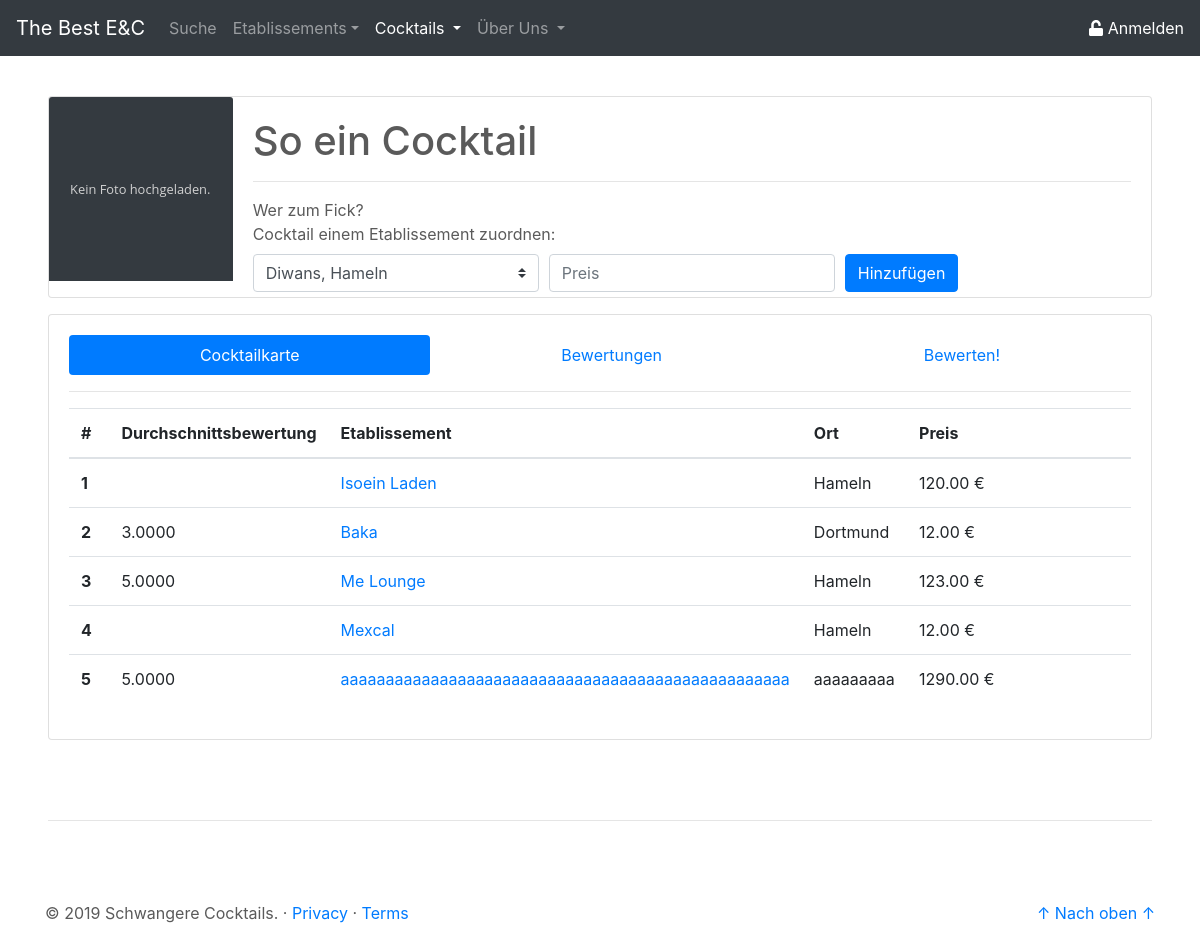
The app's page /site/cocktail_details.php?cock_id=1 with its own data.
### tables this page shows
CREATE TABLE `cock` (
  `id` int(11) NOT NULL,
  `name` varchar(50) NOT NULL,
  `beschreibung` text NOT NULL,
  `img` longblob NOT NULL
);

CREATE TABLE `etab` (
  `id` int(11) NOT NULL,
  `name` varchar(50) NOT NULL,
  `ort` varchar(50) NOT NULL,
  `anschrift` varchar(50) NOT NULL,
  `verifiziert` tinyint(1) NOT NULL DEFAULT '0',
  `img` longblob NOT NULL
);

### php/db/select_cockInfo.php (called while the page is built, shortened)
<?php
$pdo = new PDO('mysql:host=localhost;dbname=dbprog', 'root', '');
$statement = $pdo->prepare(
    "SELECT
        c.id as id,
        c.name as name,
        c.beschreibung as beschreibung,
        c.img as img
    FROM cock c
    WHERE c.id = :cock_id"
);
$result = $statement->execute(array('cock_id' => $cockId));
$cockInfo = $statement->fetch();

### php/db/select_allEtab.php (called while the page is built, shortened)
<?php
$pdo = new PDO('mysql:host=localhost;dbname=dbprog', 'root', '');
$statement = $pdo->prepare(
    "SELECT id
		   ,name
		   ,ort
     FROM etab");
$result = $statement->execute();
$allEtab = $statement->fetchAll();

### php/db/select_cocktailkarte.php (called while the page is built, shortened)
<?php
$pdo = new PDO('mysql:host=localhost;dbname=dbprog', 'root', '');
if(isset($cockId)){
	$statement = $pdo->prepare(
		"SELECT e.id as id
			   ,e.name as name
			   ,e.ort as ort
			   ,ce.preis as preis
			   ,AVG(bc.wert) as wert
		 FROM cock_etab ce
			JOIN etab e
				ON e.id = ce.etab_id
			LEFT JOIN bew_cock bc
				ON ce.id = bc.cock_etab_id
		 WHERE ce.cock_id = :cock_id
		 GROUP BY e.id
				 ,e.name
				 ,e.ort
				 ,ce.preis
				 ,ce.cock_id");
	$result = $statement->execute(array('cock_id' => $cockId));
}
$cocktailkarte = $statement->fetchAll();

### site/cocktail_details.php (the view, shortened to what this page needs)
<?php
$cockId = $_GET['cock_id'];
include('../php/db/select_cockInfo.php');
include('../php/db/select_cocktailkarte.php');
include('../php/db/select_allEtab.php');
include('../php/db/select_cockEtab_id.php');
?>
<!doctype html>
<html lang="de">
<head>
	<link rel="stylesheet" href="https://stackpath.bootstrapcdn.com/bootstrap/4.3.1/css/bootstrap.min.css">
	<link href="../css/csstoolbox.css" rel="stylesheet">
</head>
<body>
	<header>
		<?php
		include('../php/buildHeader.php');
		?>
	</header>
	<main role="main">
		<div class="mt-5 ml-5 mr-5">
			<div class="card mb-3" width="100%" style="max-height: 360px;">
				<div class="row no-gutters">
					<div class="col-md-2">
						<?php
						if ($cockInfo["img"] == null)
							echo '<img src="../res/placeholder_no_image.svg" class="card-img-top">';
						else
							echo '<img src="../php/db/get_img.php?cock_id=' . $cockInfo["id"] . '" class="card-img-top">';
						?>
					</div>
					<div class="col-md-10">
						<div class="card-body d-flex flex-column" style="max-height: 200px;">
							<div>
								<h1 class="card-title"> <?php echo $cockInfo["name"]; ?> </h1>
								<hr>
							</div>
							<div>
								<p class="card-text"> <?php echo $cockInfo["beschreibung"]; ?> </p>
							</div>
							<div class="mt-auto">
								<?php echo '
								<form action="../php/cock_zu_etab.php?cock_id=' . $_GET['cock_id'] . '" method="POST">
								<label for="zu_etab">Cocktail einem Etablissement zuordnen:</label>
									<div class="form-row">
										<div class="col-4">
										<select class="custom-select" name="zu_etab" id="zu_etab">';
								for ($i = 0; $i < count($allEtab); $i++) {
									$isValid = true;
									for ($j = 0; $j < count($select_cockEtab_id); $j++) {
										if ($allEtab[$i][0] == $select_cockEtab_id[$j][0]) {
											$isValid = false;
										}
									}
									if ($isValid == true) {
										echo '<option value="' . $allEtab[$i][0] . '">' . $allEtab[$i][1] . ', ' . $allEtab[$i][2] . '</option>';
									}
								}
								echo '
										</select>
										</div>
										<div class="col-4">
										<input type="text" maxlength="10" class="form-control" name="preis" id="preis" placeholder="Preis" required>
										</div>
										<div class="col-auto">
											<button type="submit" class="btn btn-primary">Hinzuf&uuml;gen</button>
										</div>
									</div>
								</form>'; ?>
							</div>
						</div>
					</div>
				</div>
			</div>
			<div class="card card-body">
				<ul class="nav nav-pills flex-column flex-sm-row" id="cockDetail-tab" role="tablist">
					<li class="flex-sm-fill text-sm-center nav-item">
						<a class="nav-link active" id="cocktailKarte-tab" data-toggle="pill" href="#cocktailKarte" role="tab" aria-controls="cocktailKarte" aria-selected="true">Cocktailkarte</a>
					</li>
					<li class="flex-sm-fill text-sm-center nav-item">
						<a class="nav-link" id="bewertungen-tab" data-toggle="pill" href="#bewertungen" role="tab" aria-controls="bewertungen" aria-selected="false">Bewertungen</a>
					</li>
					<li class="flex-sm-fill text-sm-center nav-item">
						<a class="nav-link" id="bewerten-tab" data-toggle="pill" href="#bewerten" role="tab" aria-controls="bewerten" aria-selected="false">Bewerten!</a>
					</li>
				</ul>
				<hr>
				<div class="tab-content" id="cockDetail-tabContent">
					<div class="tab-pane fade show active" id="cocktailKarte" role="tabpanel" aria-labelledby="cocktailKarte-tab">
						<?php echo '
						<table class="table">
							<thead>
								<tr>
									<th scope="col" style="width: 5.00%">#</th>
									<th scope="col" style="width: 5.00%">Durchschnittsbewertung</th>
									<th scope="col" style="width: 20.00%">Etablissement</th>
									<th scope="col" style="width: 10.00%">Ort</th>
									<th scope="col" style="width: 50.00%">Preis</th>
								</tr>
							</thead>
							<tbody>';
						for ($i = 0; $i < count($cocktailkarte); $i++) {
							echo '<tr>';
							echo '<th scope="row">' . ($i + 1) . '</th>';
							echo '<td>' . $cocktailkarte[$i]["wert"] . '</td>';
							echo '<td>  <a class="" href="etablissement_details.php?etab_id= ' . $cocktailkarte[$i]["id"] . '">' . $cocktailkarte[$i]["name"] . '</a></td>';
							echo '<td>' . $cocktailkarte[$i]["ort"] . '</td>';
							echo '<td>' . $cocktailkarte[$i]["preis"] . ' €</td>';
							echo '</tr>';
						}
						echo '
							</tbody>
						</table>';
						?>
					</div>
				</div>
			</div>
		</div>
	</main>
	<hr class="ct-hr-divider ml-5 mr-5">
	<footer role="footer" class="container">
		<?php
		include('../php/buildFooter.php');
		?>
	</footer>
</body>
</html>

### css/csstoolbox.css (style rules this page uses)
body { padding-top: 3rem; padding-bottom: 3rem; margin: auto; color: #5a5a5a; }
.ct-hr-divider { margin: 5rem; }

### records on screen
cock: name "So ein Cocktail", beschreibung "Wer zum Fick?"
etab: name "Isoein Laden", ort "Hameln", preis "120.00"
etab: wert "3.0000", name "Baka", ort "Dortmund", preis "12.00"
etab: wert "5.0000", name "Me Lounge", ort "Hameln", preis "123.00"
etab: name "Mexcal", ort "Hameln", preis "12.00"
etab: wert "5.0000", name "aaaaaaaaaaaaaaaaaaaaaaaaaaaaaaaaaaaaaaaaaaaaaaaaaa", ort "aaaaaaaaa", preis "1290.00"

### other values on screen
form field zu_etab "Diwans, Hameln"
